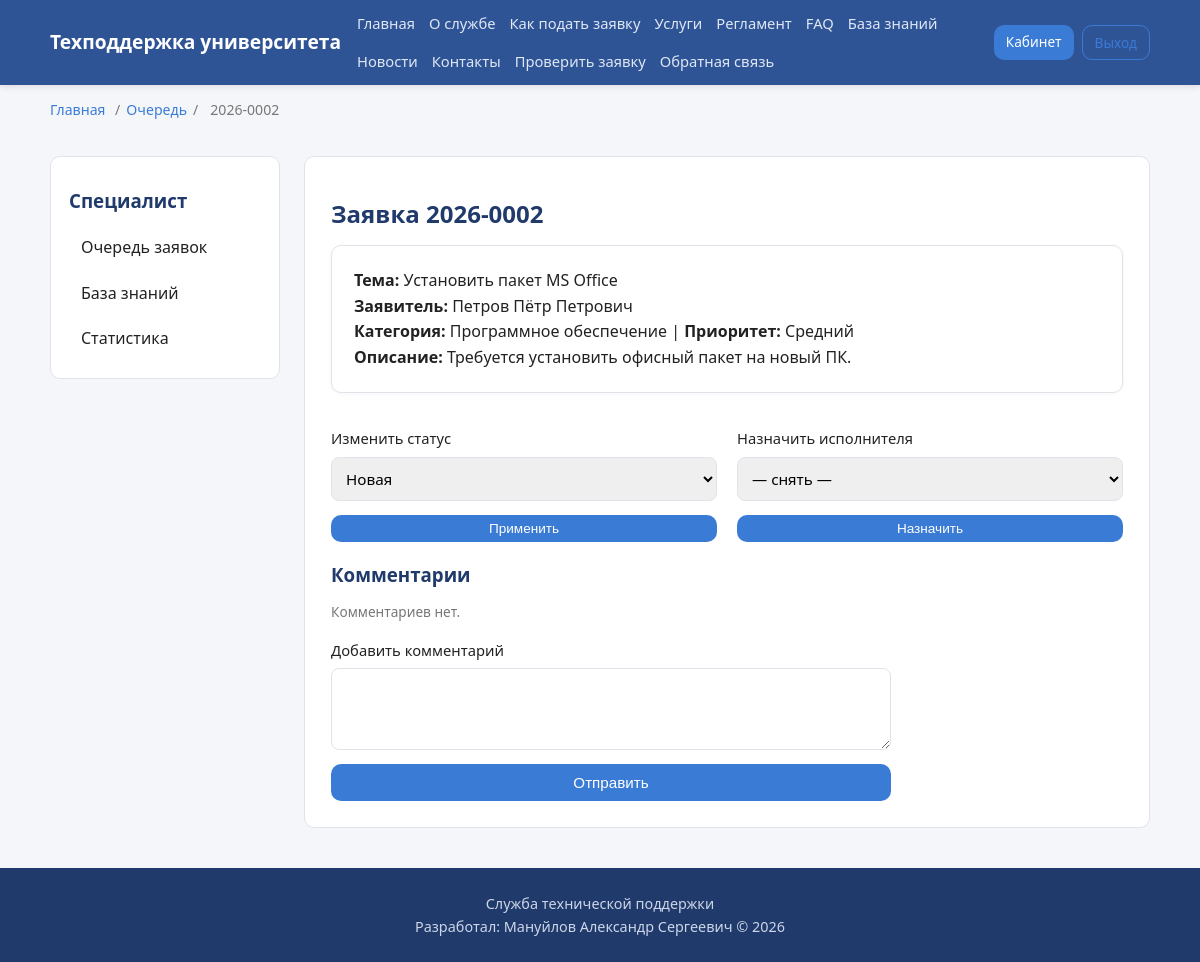
Page /specialist/tickets/2 (signed in) on the committed database.
### app/models.py (models this page shows, shortened)
class Ticket(db.Model):
    __tablename__ = "tickets"
    id = db.Column(db.Integer, primary_key=True)
    number = db.Column(db.String(20), unique=True, nullable=False, index=True)
    title = db.Column(db.String(200), nullable=False)
    description = db.Column(db.Text, nullable=False)
    created_at = db.Column(db.DateTime, default=datetime.utcnow)
    updated_at = db.Column(db.DateTime, default=datetime.utcnow, onupdate=datetime.utcnow)
    closed_at = db.Column(db.DateTime)
    author_id = db.Column(db.Integer, db.ForeignKey("users.id"), nullable=False)
    assignee_id = db.Column(db.Integer, db.ForeignKey("users.id"))
    category_id = db.Column(db.Integer, db.ForeignKey("categories.id"), nullable=False)
    priority_id = db.Column(db.Integer, db.ForeignKey("priorities.id"), nullable=False)
    status_id = db.Column(db.Integer, db.ForeignKey("statuses.id"), nullable=False)
    equipment_id = db.Column(db.Integer, db.ForeignKey("equipment.id"))
    author = db.relationship(
        "User", back_populates="authored_tickets", foreign_keys=[author_id]
    )
    assignee = db.relationship(
        "User", back_populates="assigned_tickets", foreign_keys=[assignee_id]
    )
    category = db.relationship("Category", back_populates="tickets")
    priority = db.relationship("Priority", back_populates="tickets")
    status = db.relationship("Status", back_populates="tickets")
    equipment = db.relationship("Equipment", back_populates="tickets")
    comments = db.relationship(
        "Comment", back_populates="ticket", cascade="all, delete-orphan"
    )
    attachments = db.relationship(
        "Attachment", back_populates="ticket", cascade="all, delete-orphan"
    )
    history = db.relationship(
        "TicketHistory", back_populates="ticket", cascade="all, delete-orphan"
    )
    feedback = db.relationship("Feedback", back_populates="ticket")

class User(UserMixin, db.Model):
    __tablename__ = "users"
    id = db.Column(db.Integer, primary_key=True)
    username = db.Column(db.String(64), unique=True, nullable=False, index=True)
    email = db.Column(db.String(120), unique=True, nullable=False, index=True)
    password_hash = db.Column(db.String(255), nullable=False)
    full_name = db.Column(db.String(150), nullable=False)
    is_active = db.Column(db.Boolean, default=True)
    created_at = db.Column(db.DateTime, default=datetime.utcnow)
    role_id = db.Column(db.Integer, db.ForeignKey("roles.id"), nullable=False)
    department_id = db.Column(db.Integer, db.ForeignKey("departments.id"))
    role = db.relationship("Role", back_populates="users")
    department = db.relationship("Department", back_populates="users")
    authored_tickets = db.relationship(
        "Ticket", back_populates="author", foreign_keys="Ticket.author_id"
    )
    assigned_tickets = db.relationship(
        "Ticket", back_populates="assignee", foreign_keys="Ticket.assignee_id"
    )
    comments = db.relationship("Comment", back_populates="author")

class Category(db.Model):
    __tablename__ = "categories"
    id = db.Column(db.Integer, primary_key=True)
    name = db.Column(db.String(100), nullable=False)
    description = db.Column(db.String(255))
    tickets = db.relationship("Ticket", back_populates="category")
    articles = db.relationship("KnowledgeArticle", back_populates="category")

class Priority(db.Model):
    __tablename__ = "priorities"
    id = db.Column(db.Integer, primary_key=True)
    name = db.Column(db.String(50), nullable=False)
    level = db.Column(db.Integer, default=0)  # чем выше, тем приоритетнее
    description = db.Column(db.String(255))
    tickets = db.relationship("Ticket", back_populates="priority")

### app/specialist.py (the view, shortened to what this page needs)
@specialist_bp.route("/tickets/<int:ticket_id>", methods=["GET", "POST"])
@login_required
@specialist_required
def work(ticket_id):
    ticket = Ticket.query.get_or_404(ticket_id)
    statuses = Status.query.all()
    specialists = User.query.join(User.role).filter(
        db.or_(
            User.role.has(name="Специалист поддержки"),
            User.role.has(name="Администратор"),
        )
    ).all()
    return render_template("specialist/work.html", ticket=ticket,
                           statuses=statuses, specialists=specialists)

### app/models.py (called while the page is built)
@login_manager.user_loader
def load_user(user_id):
    return db.session.get(User, int(user_id))

### app/templates/specialist/work.html (shortened to what this page needs)
{% extends "base.html" %}
{% block crumbs %}<span>/</span><a href="{{ url_for('specialist.queue') }}">Очередь</a><span>/</span><span>{{ ticket.number }}</span>{% endblock %}
{% block content %}
<div class="layout">
    {% include "specialist/_sidebar.html" %}
    <section class="content">
        <h1>Заявка {{ ticket.number }}</h1>
        <div class="card">
            <p><strong>Тема:</strong> {{ ticket.title }}</p>
            <p><strong>Заявитель:</strong> {{ ticket.author.full_name }}</p>
            <p><strong>Категория:</strong> {{ ticket.category.name }} | <strong>Приоритет:</strong> {{ ticket.priority.name }}</p>
            <p><strong>Описание:</strong> {{ ticket.description }}</p>
        </div>
        <div class="actions-grid">
            <form method="post" class="form">
                <label>Изменить статус
                    <select name="status_id">
                        {% for s in statuses %}<option value="{{ s.id }}" {{ 'selected' if s.id == ticket.status_id }}>{{ s.name }}</option>{% endfor %}
                    </select>
                </label>
                <button class="btn btn-small" type="submit">Применить</button>
            </form>
            <form method="post" class="form">
                <label>Назначить исполнителя
                    <select name="assignee_id">
                        <option value="">— снять —</option>
                    </select>
                </label>
                <button class="btn btn-small" type="submit">Назначить</button>
            </form>
        </div>
        <h3>Комментарии</h3>
        {% for c in ticket.comments %}
        <div class="comment"><strong>{{ c.author.full_name }}</strong> <span class="muted">{{ c.created_at.strftime('%d.%m.%Y %H:%M') }}</span><p>{{ c.text }}</p></div>
        {% else %}<p class="muted">Комментариев нет.</p>{% endfor %}
        <form method="post" class="form">
            <label>Добавить комментарий<textarea name="comment" rows="3"></textarea></label>
            <button class="btn" type="submit">Отправить</button>
        </form>
    </section>
</div>
{% endblock %}

### app/static/css/style.css (style rules this page uses)
:root { --primary:#2f5496; --primary-dark:#1f3a6b; --accent:#3a7bd5; --bg:#f4f6fa; --surface:#ffffff; --text:#222; --muted:#777; --border:#e0e4ea; --success:#1f8a4c; --error:#c0392b; --radius:10px; }
* { box-sizing:border-box;margin:0;padding:0 }
body { font-family:'Segoe UI',Tahoma,sans-serif;background:var(--bg);color:var(--text);line-height:1.6 }
a { color:var(--accent);text-decoration:none }
h1 { margin:.5em 0;color:var(--primary-dark) }
h2,h3 { margin:.6em 0;color:var(--primary-dark) }
.btn { display:inline-block;background:var(--accent);color:#fff;padding:10px 18px;border:none;border-radius:var(--radius);cursor:pointer;font-size:.95rem;transition:background .2s }
.btn-small { padding:6px 12px;font-size:.85rem }
.breadcrumbs span { margin:0 6px }
.card { background:var(--surface);padding:22px;border-radius:var(--radius);border:1px solid var(--border);box-shadow:0 1px 4px rgba(0,0,0,.04) }
.layout { display:grid;grid-template-columns:230px 1fr;gap:24px;margin:20px 0 }
.content { background:var(--surface);border:1px solid var(--border);border-radius:var(--radius);padding:26px;min-width:0 }
.form { display:flex;flex-direction:column;gap:14px;max-width:560px;margin-top:16px }
.form label { display:flex;flex-direction:column;gap:6px;font-weight:500;font-size:.92rem }
.form input,.form select,.form textarea { padding:10px;border:1px solid var(--border);border-radius:8px;font-size:.95rem;font-family:inherit }
.muted { color:var(--muted);font-size:.85rem }
.actions-grid { display:grid;grid-template-columns:repeat(auto-fit,minmax(240px,1fr));gap:20px;margin:18px 0 }

### rows in the picture
Ticket: number "2026-0002", title "Установить пакет MS Office", description "Требуется установить офисный пакет на новый ПК."
User: author.full_name "Петров Пётр Петрович"
Category: category.name "Программное обеспечение"
Priority: priority.name "Средний"

### other values in the picture
form field status_id "Новая"
